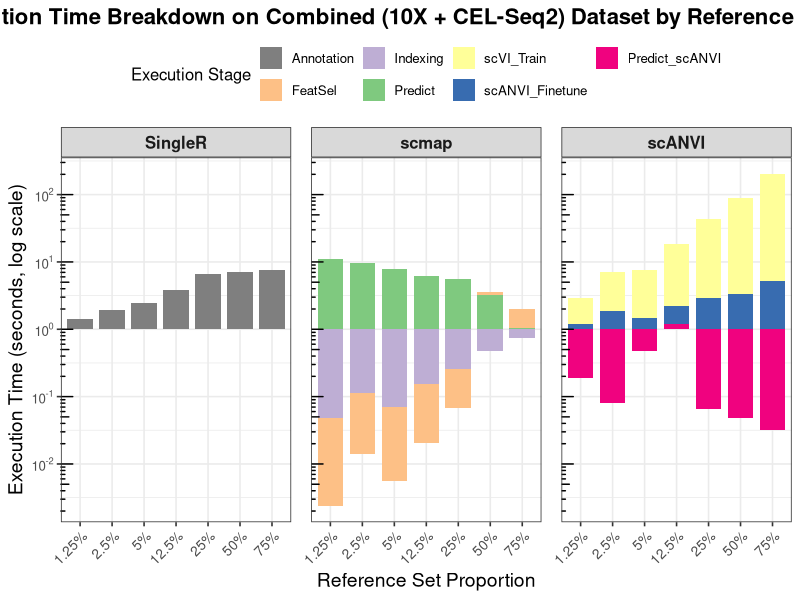
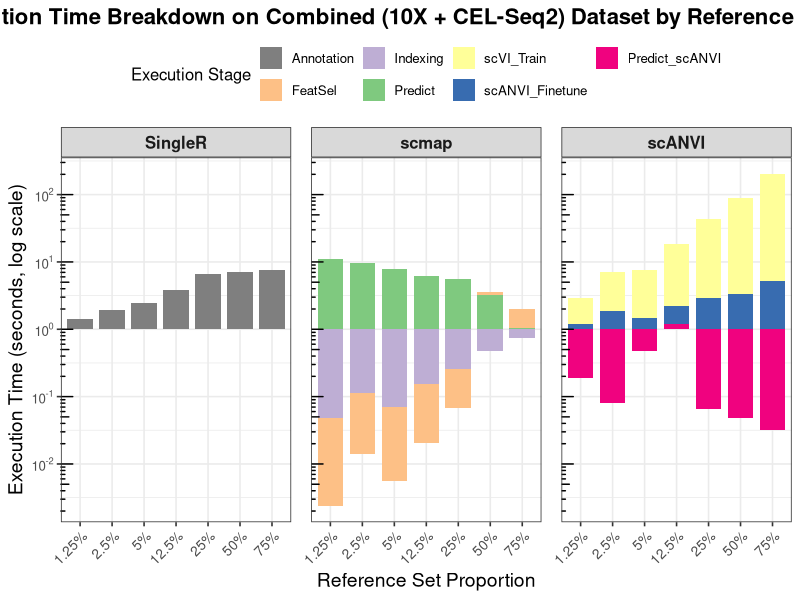

Reproduce these figures in R, in order.
# Load necessary libraries
library(ggplot2)
library(dplyr)
library(tidyr) # For pivot_longer
library(scales) # For percentage labels

# --- Execution time data for each stage of Combined dataset (seconds) ---
# Stage: 'Annotation' (for SingleR),
#        'scVI_Train', 'scANVI_Finetune', 'Predict' (for scANVI)
#        'FeatSel', 'Indexing', 'Predict' (for scmap)

combined_stages_time_data <- data.frame(
  Proportion_Numeric = numeric(),
  Method = factor(),
  Stage = factor(),
  Time = numeric()
)

# Helper function to add data
add_method_data <- function(df, prop, method_name, times_list, stage_names_list) {
  for (i in 1:length(stage_names_list)) {
    df <- rbind(df, data.frame(
      Proportion_Numeric = prop,
      Method = method_name,
      Stage = stage_names_list[i],
      Time = times_list[i]
    ))
  }
  return(df)
}

# --- 0.75 Training ---
# SingleR
combined_stages_time_data <- add_method_data(combined_stages_time_data, 0.75, "SingleR",
                                             c(7.482671), c("Annotation"))
# scANVI
combined_stages_time_data <- add_method_data(combined_stages_time_data, 0.75, "scANVI",
                                             c(39.095456, 5.177625, 0.032472),
                                             c("scVI_Train", "scANVI_Finetune", "Predict"))
# scmap
combined_stages_time_data <- add_method_data(combined_stages_time_data, 0.75, "scmap",
                                             c(1.900760, 0.751975, 1.057298),
                                             c("FeatSel", "Indexing", "Predict"))

# --- 0.50 Training ---
# SingleR
combined_stages_time_data <- add_method_data(combined_stages_time_data, 0.50, "SingleR",
                                             c(7.138324), c("Annotation"))
# scANVI
combined_stages_time_data <- add_method_data(combined_stages_time_data, 0.50, "scANVI",
                                             c(26.246883, 3.364682, 0.048358),
                                             c("scVI_Train", "scANVI_Finetune", "Predict"))
# scmap
combined_stages_time_data <- add_method_data(combined_stages_time_data, 0.50, "scmap",
                                             c(1.102461, 0.481881, 3.268901),
                                             c("FeatSel", "Indexing", "Predict"))

# --- 0.25 Training ---
# SingleR
combined_stages_time_data <- add_method_data(combined_stages_time_data, 0.25, "SingleR",
                                             c(6.525334), c("Annotation"))
# scANVI
combined_stages_time_data <- add_method_data(combined_stages_time_data, 0.25, "scANVI",
                                             c(14.530908, 2.955436, 0.065918),
                                             c("scVI_Train", "scANVI_Finetune", "Predict"))
# scmap
combined_stages_time_data <- add_method_data(combined_stages_time_data, 0.25, "scmap",
                                             c(0.268833, 0.255441, 5.487705),
                                             c("FeatSel", "Indexing", "Predict"))

# --- 0.125 Training ---
# SingleR
combined_stages_time_data <- add_method_data(combined_stages_time_data, 0.125, "SingleR",
                                             c(3.863534), c("Annotation"))
# scANVI
combined_stages_time_data <- add_method_data(combined_stages_time_data, 0.125, "scANVI",
                                             c(8.244467, 1.864307, 1.206973),
                                             c("scVI_Train", "scANVI_Finetune", "Predict"))
# scmap
combined_stages_time_data <- add_method_data(combined_stages_time_data, 0.125, "scmap",
                                             c(0.136116, 0.151635, 6.262391),
                                             c("FeatSel", "Indexing", "Predict"))

# --- 0.05 Training ---
# SingleR
combined_stages_time_data <- add_method_data(combined_stages_time_data, 0.05, "SingleR",
                                             c(2.462892), c("Annotation"))
# scANVI
combined_stages_time_data <- add_method_data(combined_stages_time_data, 0.05, "scANVI",
                                             c(5.173529, 1.482316, 0.473456),
                                             c("scVI_Train", "scANVI_Finetune", "Predict"))
# scmap
combined_stages_time_data <- add_method_data(combined_stages_time_data, 0.05, "scmap",
                                             c(0.080242, 0.069825, 7.798357),
                                             c("FeatSel", "Indexing", "Predict"))

# --- 0.025 Training ---
# SingleR
combined_stages_time_data <- add_method_data(combined_stages_time_data, 0.025, "SingleR",
                                             c(1.938152), c("Annotation"))
# scANVI
combined_stages_time_data <- add_method_data(combined_stages_time_data, 0.025, "scANVI",
                                             c(3.807783, 1.840196, 0.080123),
                                             c("scVI_Train", "scANVI_Finetune", "Predict"))
# scmap
combined_stages_time_data <- add_method_data(combined_stages_time_data, 0.025, "scmap",
                                             c(0.124933, 0.113169, 9.799524),
                                             c("FeatSel", "Indexing", "Predict"))

# --- 0.0125 Training ---
# SingleR
combined_stages_time_data <- add_method_data(combined_stages_time_data, 0.0125, "SingleR",
                                             c(1.442472), c("Annotation"))
# scANVI
combined_stages_time_data <- add_method_data(combined_stages_time_data, 0.0125, "scANVI",
                                             c(2.428911, 1.215779, 0.187492),
                                             c("scVI_Train", "scANVI_Finetune", "Predict"))
# scmap
combined_stages_time_data <- add_method_data(combined_stages_time_data, 0.0125, "scmap",
                                             c(0.049246, 0.048892, 10.965654),
                                             c("FeatSel", "Indexing", "Predict"))

# Ensure factor order
combined_stages_time_data$Method <- factor(combined_stages_time_data$Method, levels = c("SingleR", "scmap", "scANVI"))
combined_stages_time_data$Stage <- factor(combined_stages_time_data$Stage, levels = c(
  "Annotation", # SingleR
  "FeatSel", "Indexing", "Predict", # scmap (Predict for scmap comes after Indexing)
  "scVI_Train", "scANVI_Finetune", "Predict_scANVI" # scANVI (renaming scANVI's predict to avoid clash)
))
# Rename scANVI's Predict stage to avoid confusion with scmap's Predict in the legend, if colors are assigned by Stage
combined_stages_time_data$Stage[combined_stages_time_data$Method == "scANVI" & combined_stages_time_data$Stage == "Predict"] <- "Predict_scANVI"
# Update factor levels to include renamed stage
combined_stages_time_data$Stage <- factor(combined_stages_time_data$Stage, levels = c(
  "Annotation", "FeatSel", "Indexing", "Predict",
  "scVI_Train", "scANVI_Finetune", "Predict_scANVI"
))

# Define stage colors (ensure correspondence with Stage factor levels above)
stage_colors <- c(
  "Annotation" = "grey50",      # SingleR
  "FeatSel" = "#fdc086",      # scmap - Feature Selection
  "Indexing" = "#beaed4",     # scmap - Indexing
  "Predict" = "#7fc97f",      # scmap - Prediction
  "scVI_Train" = "#ffff99",   # scANVI - scVI Training (light yellow)
  "scANVI_Finetune" = "#386cb0", # scANVI - Finetuning (deep blue)
  "Predict_scANVI" = "#f0027f"  # scANVI - Prediction (pink)
)

# Plot grouped stacked bar chart
p_stacked_time_combined <- ggplot(combined_stages_time_data,
                                  aes(x = factor(Proportion_Numeric), y = Time, fill = Stage)) +
  geom_bar(stat = "identity", position = "stack", width = 0.8) +
  facet_wrap(~ Method, scales = "free_x", ncol = 3) + # One panel per method, X-axis independent to show all proportions
  scale_fill_manual(values = stage_colors, name = "Execution Stage") +
  labs(title = "Execution Time Breakdown on Combined (10X + CEL-Seq2) Dataset by Reference Proportion",
       x = "Reference Set Proportion",
       y = "Execution Time (seconds, log scale)") +
  theme_bw(base_size = 12) +
  theme(
    plot.title = element_text(hjust = 0.5, face = "bold", size = 16),
    axis.text.x = element_text(angle = 45, hjust = 1, size = 10),
    axis.title = element_text(size = 14),
    legend.position = "top",
    strip.text = element_text(face = "bold", size = 12), # Panel titles
    panel.spacing = unit(1, "lines")
  ) +
  scale_x_discrete(labels = function(x) paste0(as.numeric(x) * 100, "%")) + # X-axis in percentage
  scale_y_log10(
    breaks = scales::trans_breaks("log10", function(x) 10^x),
    labels = scales::trans_format("log10", scales::math_format(10^.x))
  ) +
  annotation_logticks(sides = "l")

# Display the plot
print(p_stacked_time_combined)

# Save the plot if needed
ggsave("combined_stacked_time_stages.png", plot = p_stacked_time_combined, width = 14, height = 7, dpi = 300)
